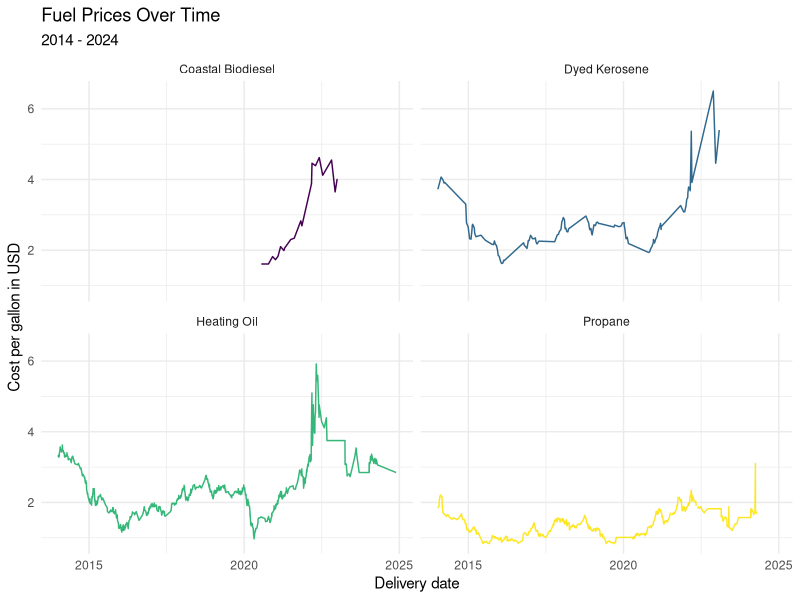
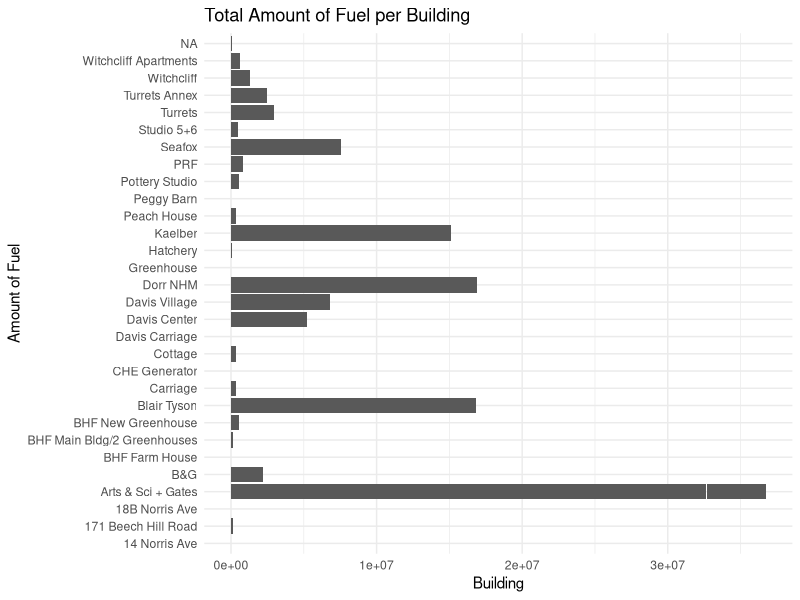
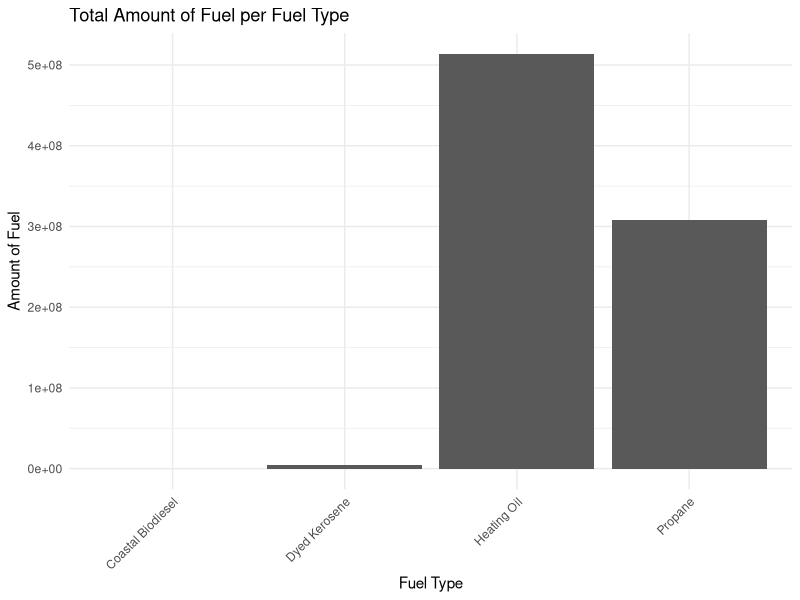
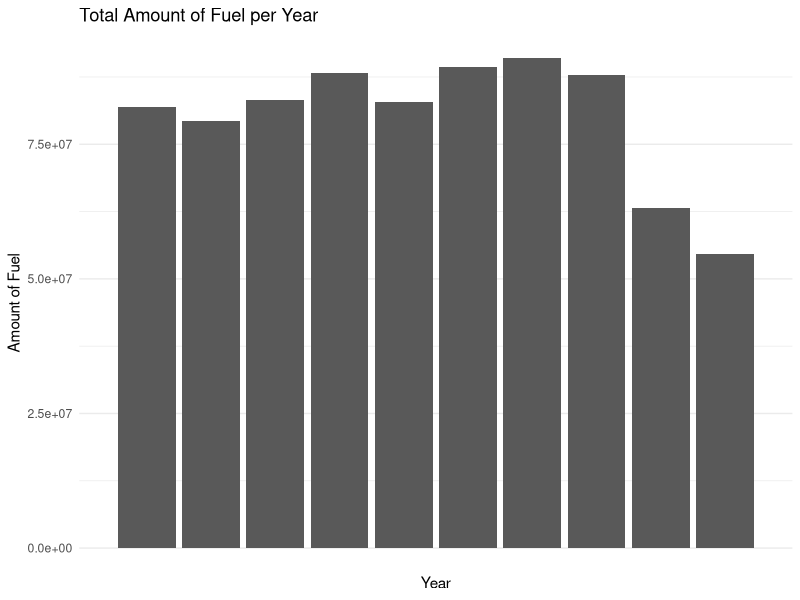
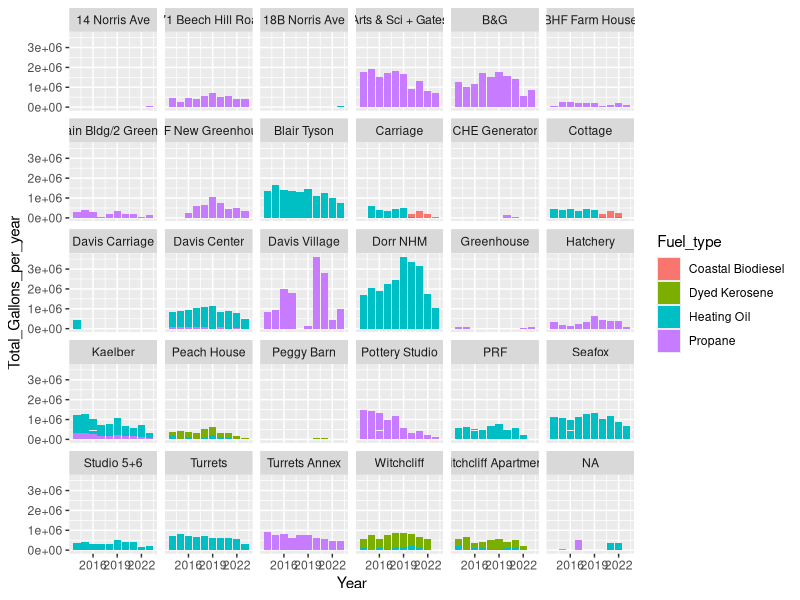
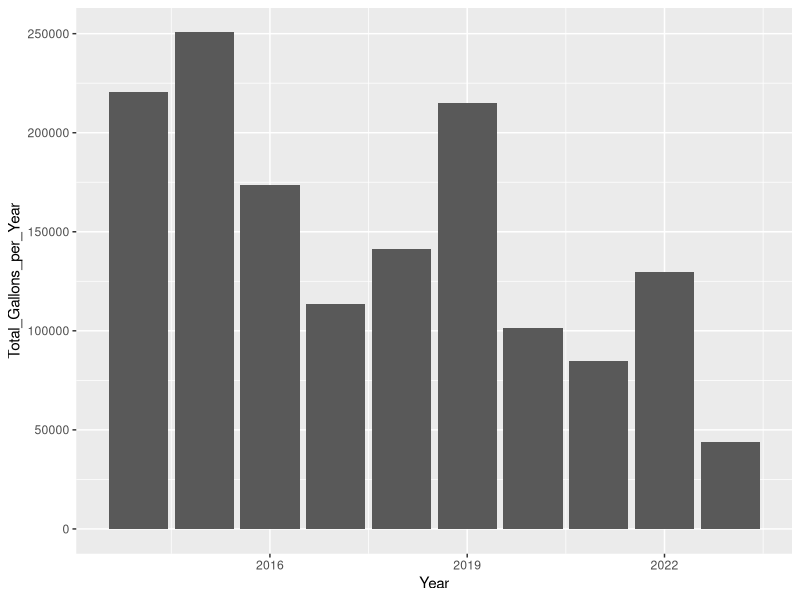
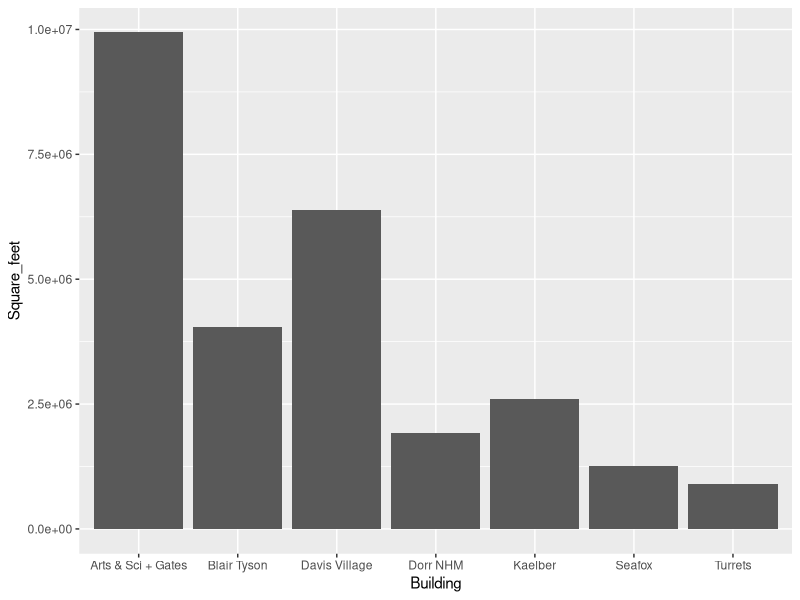
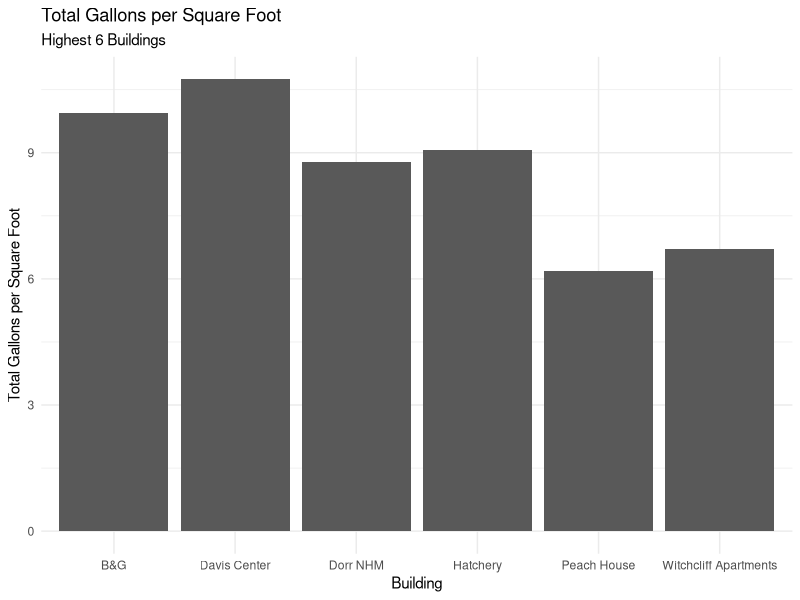

These figures' R source, in order:
## ---- chunk 1
library(tidyverse)
library(broom)
library(readr)
library(lubridate)
library(stringr)
library(dplyr)
## ---- chunk 2
fuels <- read_csv("../data/Dead-River.csv",
                  col_names = c("X1", "X2", 
                                "Delivery_date", "Fuel_type",
                                "Tank_number", "Building",
                                "Gallons", "Unit_cost",
                                "Cost"))
## ---- chunk 3
area <- read_csv("../data/BuildingArea.csv",
                 col_names = c("Building", "Square_feet"))
## ---- chunk 4
fuels <- fuels |>
left_join(area)
## ---- chunk 5
fuels <- fuels |>
select(Delivery_date, Fuel_type, Tank_number, Building, Gallons, Unit_cost, Cost, Square_feet) |>
  filter(Delivery_date != "Delivery Date") |> 
  mutate(Delivery_date = mdy(Delivery_date))
 
## ---- chunk 6
fuels <- fuels |>  
  mutate(Tank_number = case_when(
   Tank_number == "Tank 8" ~ "8",
   Tank_number == "Tank 3" ~ "3",
   Tank_number == "Tank 24" ~ "24",
   Tank_number == "Tank 17" ~ "17",
   TRUE ~ Tank_number
  ),
  Tank_number = as.integer(Tank_number))
## ---- chunk 7
fuels <- fuels |>
  mutate(Cost = case_when(
    Cost == "610.12 cr" ~ "-610.12", # the cr denotes a credit/refund, so here it is changed to a negative numeric value
    TRUE ~ Cost
  ),
  Cost = as.numeric(Cost))
## ---- chunk 8
fuels <- fuels |>  
  mutate(Fuel_type = case_when(
    Fuel_type == "#2 HEATING OIL" ~ "Heating Oil",
    Fuel_type == "#2 Heating Oil" ~ "Heating Oil",
    Fuel_type == "SLPP #2 FUEL OIL" ~ "Heating Oil",
    Fuel_type == "SLP LIQ PROPANE" ~ "Propane",
    Fuel_type == "LIQUID PROPANE" ~ "Propane",
    Fuel_type == "DYED KEROSENE" ~ "Dyed Kerosene",
  TRUE ~ Fuel_type
  ))
## ---- chunk 9
fuels <- fuels |>
  mutate(Gallons = as.numeric(Gallons)) |>
  mutate(Unit_cost = as.numeric(Unit_cost))
## ---- chunk 10
fuels <- fuels |>
  group_by(Building) |>
  mutate(Total_Gallons_per_Building = sum(Gallons))
## ---- chunk 11
fuels <- fuels |>
  mutate(Year = substr(Delivery_date, 1, 4)) |>
  mutate(Month = substr(Delivery_date, 6, 7)) |>
  mutate(Year = as.numeric(Year)) |>
  mutate(Month = as.numeric(Month))
## ---- chunk 12
fuels <- fuels |>
  group_by(Fuel_type) |>
  mutate(Total_Gallons_per_Fuel_Type = sum(Gallons))
## ---- chunk 13
fuels <- fuels |>
  group_by(Year) |>
  mutate(Total_Gallons_per_year = sum(Gallons))
## ---- chunk 14
fuels <- fuels |>
  mutate(Square_feet = case_when(
    Building == "Turrets" ~ "8400",
    Building == "Turrets Annex" ~ "4200",
    TRUE ~ Square_feet
  )) |>
  mutate(Square_feet = as.numeric(Square_feet))
## ---- chunk 15
fuels <- fuels |>
  mutate(total_per_sf = (Total_Gallons_per_Building / Square_feet))
## ---- chunk 16

# make one big function

# main_total_fuels <- data.frame(
#  Building = unique(fuels$Building),
#  Total_Gallons = unique(fuels$Total_Gallons_per_Building)
# )

# main_total_fuels |>
#   filter(Building == c("Witchcliff Apartments", "Witchcliff","Studio 5+6","PRF",
#                        "Pottery Studio","Peggy Barn", "Peach House", "Hatchery", "Greenhouse", 
#                        "Davis Carriage", "Cottage", "CHE Generator", "Carriage", 
#                        "BHF New Greenhouse", "BHF Main Bldg/2 Greenhouse", "BHF Farm House", 
#                        "18B Norris Ave", "171 Beech Hill Road", "14 Norris Ave")) |>
#   (Other_Gallons <- sum(Total_Gallons))

# with(main_total_fuels, sum(Total_Gallons[Total_Gallons < 9952.2]))

# main_total_fuels <- main_total_fuels |>
#  add_row(Building = "Other", 
#          Total_Gallons = with(main_total_fuels, sum(Total_Gallons[Total_Gallons < #9952.2])))

#main_total_fuels <- main_total_fuels |>
#  filter(Total_Gallons >= 9952.2 | Building == "Other")


## ---- chunk 17
p1 <- starwars |>
  filter(mass < 1000, 
         species %in% c("Human", "Cerean", "Pau'an", "Droid", "Gungan")) |>
  ggplot() +
  geom_point(aes(x = mass, 
                 y = height, 
                 color = species)) +
  labs(x = "Weight (kg)", 
       y = "Height (m)",
       color = "Species",
       title = "Weight and Height of Select Starwars Species",
       caption = paste("This data comes from the starwars api: https://swapi.py43.com"))


ggsave("example-starwars.png", width = 4, height = 4)

ggsave("example-starwars-wide.png", width = 6, height = 4)
## ---- chunk 18
fuels %>% 
  ggplot(mapping = aes(x = Delivery_date, y = Unit_cost, color = Fuel_type)) +
  geom_line() +
  facet_wrap(~ Fuel_type) +
  scale_color_viridis_d() +
  theme_minimal() +
  guides(color = FALSE) +
  labs(title = "Fuel Prices Over Time",
       subtitle = "2014 - 2024",
       x = "Delivery date",
       y = "Cost per gallon in USD")

## ---- chunk 19

ggplot(fuels, aes(y = Building, x = Total_Gallons_per_Building)) +
  geom_col() +
  #scale_x_discrete(guide = guide_axis(angle = 45)) +
  theme_minimal() +
  guides(color = FALSE) +
  labs(title = "Total Amount of Fuel per Building",
       x = "Building",
       y = "Amount of Fuel")

## ---- chunk 20
ggplot(fuels, aes(x = Fuel_type, y = Total_Gallons_per_Fuel_Type)) +
  geom_col() +
  scale_x_discrete(guide = guide_axis(angle = 45)) +
  theme_minimal() +
  guides(color = FALSE) +
  labs(title = "Total Amount of Fuel per Fuel Type",
       x = "Fuel Type",
       y = "Amount of Fuel")
## ---- chunk 21
fuels |>
  filter(Year != 2024) |>
  ggplot(aes(x = Year, y = Total_Gallons_per_Fuel_Type)) +
  geom_col() +
  scale_x_discrete(guide = guide_axis(angle = 45)) +
  theme_minimal() +
  guides(color = FALSE) +
  labs(title = "Total Amount of Fuel per Year",
       x = "Year",
       y = "Amount of Fuel")
## ---- chunk 22

fuels |>
  filter(Year != 2024) |>
  group_by(Year) |>
  mutate(Total_Gallons_per_year = sum(Gallons)) %>% 
  ggplot(aes(x = Year, y = Total_Gallons_per_year, fill = Fuel_type))+
  geom_col() +
  facet_wrap(~Building)
  theme_minimal()

## ---- chunk 23

fuels |>
  filter(Building == "Kaelber" & Year != 2024) |>
  group_by(Year) |>
  #View() |>
  mutate(Total_Gallons_per_Year = sum(Gallons)) |>
  ggplot(aes(x = Year, y = Total_Gallons_per_Year)) +
  geom_col()

## ---- chunk 24

# do factor shift thingy

# ggplot(main_total_fuels, aes(x = "", y = Total_Gallons, fill = Building)) +
#  geom_bar(stat = "identity", width = 1, color = "white") +
#  coord_polar("y", start = 0) +
#  theme_void()

## ---- chunk 25
fuels |>
  filter(Square_feet >= 5000) |>
  ggplot(aes(x = Building, y = Square_feet)) +
  geom_col()
## ---- chunk 26
fuels |>
  filter(total_per_sf > 6) |>
  group_by(Building) |>
  summarize(total_per_sf = unique(total_per_sf)) |>
  ggplot(aes(x = Building, y = total_per_sf)) +
  geom_col() +
  labs(title = "Total Gallons per Square Foot",
       subtitle = "Highest 6 Buildings",
       y = "Total Gallons per Square Foot") +
  theme_minimal()
